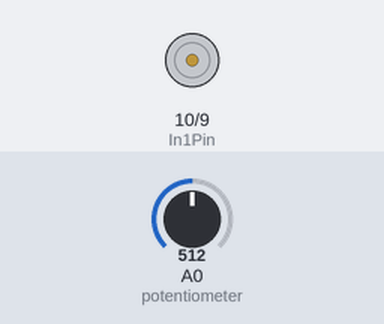
The sketch below on a simulated Arduino Uno, built with avr-gcc and run on an emulated ATmega328P. On the bench: motor-driver pin pairs drawn as motors (green arrow = first pin HIGH = forward, orange = second pin HIGH = backward, longer = more drive, scaled by the enable pin). Inputs (shaded band) come from the test bench; at power-on: A0 (potentiometer) = 512.

Above: at 1.2 s.
1.3 s: A0 (potentiometer) set to 513
2.8 s: A0 (potentiometer) set to 716
At 3.6 s:
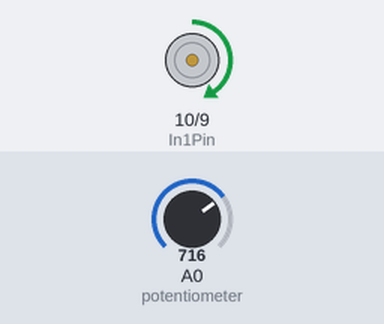
4.3 s: A0 (potentiometer) set to 900
At 4.7 s:
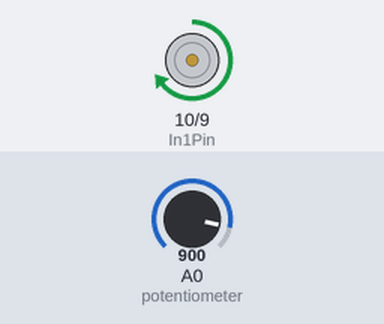
5.8 s: A0 (potentiometer) set to 502
At 7.0 s:
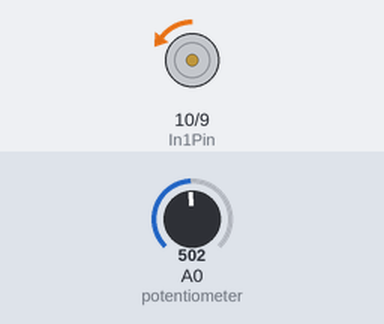
7.3 s: A0 (potentiometer) set to 522
At 8.2 s:
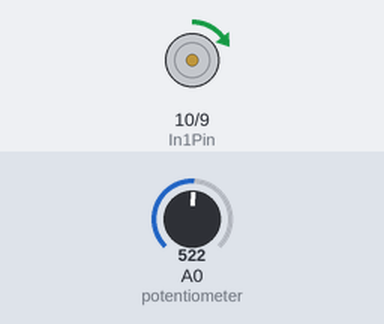
Timing chart, 0 to 9.8 s (numbered marks = the images above; inputs shaded):
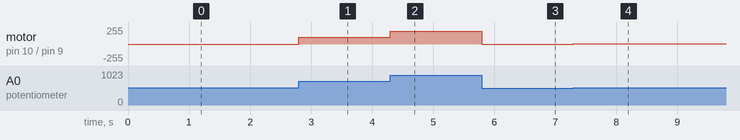

The sketch:

Rotary_Potentiometer_Motor.ino
```cpp
int In1Pin = 10;                                                //Assigns pin 10 the value In1Pin
int In2Pin = 9;                                                 //Assigns pin 9 the value In2Pin
int Enable1Pin = 11;                                            //Assigns pin 11 the value Enable1Pin
bool RotationDir;                                               //Creates a variable for the motors direction
int RotationSpeed;                                              //Creates an interger to retain the motors direction

void setup() {
  pinMode (In1Pin, OUTPUT);                                     //Sets pin10 to OUTPUT
  pinMode (In2Pin, OUTPUT);                                     //Sets pin9 to OUTPUT
  pinMode (Enable1Pin, OUTPUT);                                 //Sets Pin11 to OUTPUT
}

void loop() {
  int potenVal = analogRead (A0);                               //Convers the analog signal of the rotary potentiometer to a digital signal
  RotationSpeed = potenVal - 512;                               //Takes the value of the potentiometer and compares it 512, if the value if the potentiometer exceeds 512 the motor will turn clockwise, if it is less than 512 it will rotate counterclockwise
    if (potenVal > 512)
      RotationDir = true;
    else
      RotationDir = false;
  RotationSpeed = abs(potenVal - 512);                          //Controls the speed of the motor by determining how far the current potentiometer value is from 512, the further the value is the faster the motor will rotate
  driveMotor (RotationDir,map(RotationSpeed, 0, 512, 0, 255));  //Controls the direction and speed of the motor
}

void driveMotor (bool dir, int speed) {
  if (RotationDir) {                                            //controls the direction the motor will rotate
    digitalWrite (In1Pin, HIGH);
    digitalWrite (In2Pin, LOW);
  }
  else {
    digitalWrite (In1Pin, LOW);
    digitalWrite (In2Pin, HIGH);
  }
  analogWrite(Enable1Pin, constrain(speed, 0 , 255));           //Controls the speed the motor rotates
}
```

Measured:
- after the input at 2.8 s, motor on pin 10 (In1Pin) / pin 9 (In2Pin): stopped → forward 101/255 at once
- after the input at 4.3 s, motor on pin 10 (In1Pin) / pin 9 (In2Pin): forward 101/255 → forward 193/255 at once
- after the input at 5.8 s, motor on pin 10 (In1Pin) / pin 9 (In2Pin): forward 193/255 → backward 4/255 at once
- after the input at 7.3 s, motor on pin 10 (In1Pin) / pin 9 (In2Pin): backward 4/255 → forward 4/255 at once
